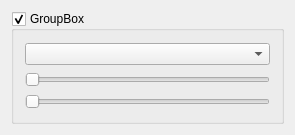
<?xml version="1.0" encoding="UTF-8"?>
<ui version="4.0">
 <class>Shiva</class>
 <widget class="QWidget" name="Shiva">
  <property name="geometry">
   <rect>
    <x>0</x>
    <y>0</y>
    <width>295</width>
    <height>135</height>
   </rect>
  </property>
  <property name="windowTitle">
   <string>Shiva</string>
  </property>
  <property name="autoFillBackground">
   <bool>false</bool>
  </property>
  <layout class="QHBoxLayout" name="horizontalLayout">
   <item>
    <widget class="QGroupBox" name="groupBox">
     <property name="title">
      <string>GroupBox</string>
     </property>
     <property name="flat">
      <bool>false</bool>
     </property>
     <property name="checkable">
      <bool>true</bool>
     </property>
     <layout class="QVBoxLayout" name="verticalLayout_2">
      <item>
       <widget class="QComboBox" name="noteComboBox"/>
      </item>
      <item>
       <widget class="QSlider" name="triggerThresholdSlider">
        <property name="orientation">
         <enum>Qt::Horizontal</enum>
        </property>
       </widget>
      </item>
      <item>
       <widget class="QSlider" name="offThresholdSlider">
        <property name="orientation">
         <enum>Qt::Horizontal</enum>
        </property>
       </widget>
      </item>
     </layout>
    </widget>
   </item>
  </layout>
 </widget>
 <layoutdefault spacing="6" margin="11"/>
 <resources/>
 <connections/>
</ui>
